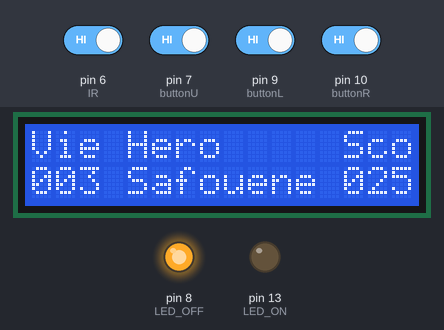
Bench run of a sketch on a simulated Arduino Uno, built with avr-gcc and run on an emulated ATmega328P. Parts: 16×2 character LCD, output pins drawn as LEDs (lit = HIGH). Inputs (shaded band) come from the test bench; at power-on: pin 6 (IR), pin 7 (buttonU), pin 9 (buttonL), pin 10 (buttonR) HIGH. What the sketch prints to the serial monitor is not drawn.

Above: at 1.2 s.
1.3 s: pin 6 (IR) driven LOW
At 3.7 s:
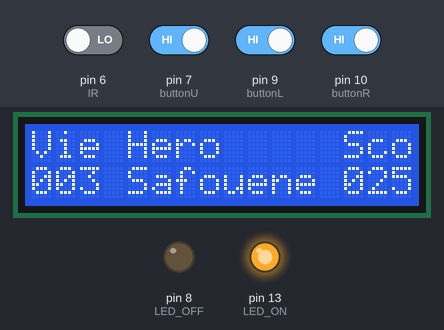
10.3 s: pin 6 (IR) driven HIGH
At 11.0 s:
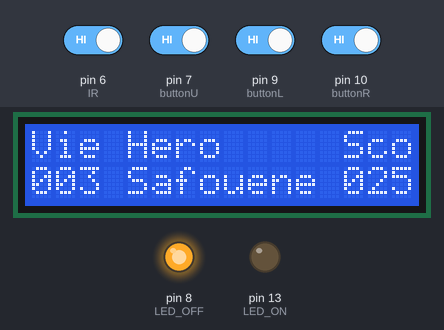
12.0 s: pin 6 (IR) driven LOW and pin 7 (buttonU) driven LOW and pin 9 (buttonL) driven LOW and pin 10 (buttonR) driven LOW
At 14.2 s:
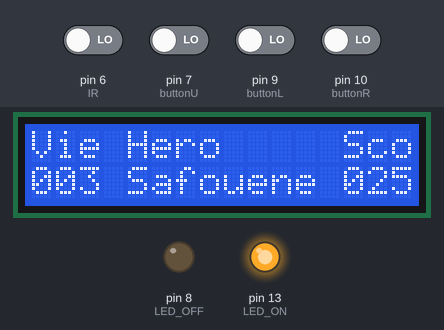
Timing chart, 0 to 15.7 s (numbered marks = the images above; inputs shaded):
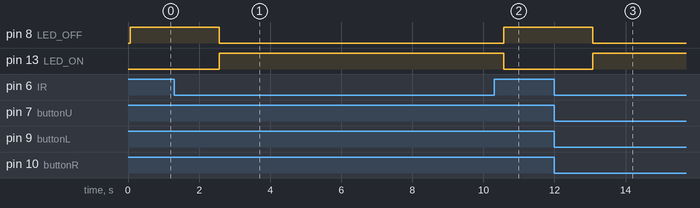

The sketch:

sketch_jun01alcd.ino
```cpp
#include <LiquidCrystal.h>
LiquidCrystal LCD (12,11, 5, 4, 3, 2);
int buttonU=7;
int buttonR=10;
int buttonL=9;
int LED_ON=13;
int LED_OFF=8;
int IR=6;
int IRETAT;

void setup()
{

pinMode(LED_ON,OUTPUT);
pinMode(IR,INPUT);
pinMode(LED_OFF,OUTPUT);
pinMode(buttonR,INPUT);
pinMode(buttonU,INPUT);
pinMode(buttonL,INPUT);
digitalWrite(buttonR,HIGH);
digitalWrite(buttonL,HIGH);
digitalWrite(buttonU,HIGH);

Serial.begin(9600);
LCD.begin(16,2);// init lcd
LCD.setCursor (0,0); //deplacer cursor
LCD.print("Vie Hero     Score \n");
LCD.setCursor (0,1);
LCD.print("003 Safouene 025");
}

void loop()
{
   static int up;
  static int droite;
  static int gauche;
  droite=digitalRead(buttonR);
  gauche=digitalRead(buttonL);
    up=digitalRead(buttonU);
  IRETAT=digitalRead(6);
if(IRETAT==0)
 {
   digitalWrite(LED_ON,HIGH);
   digitalWrite(LED_OFF,LOW);
 }
else
  {
 while (IRETAT!=0)
    {
      IRETAT=digitalRead(6);
    digitalWrite(LED_ON,LOW);
    digitalWrite(LED_OFF,HIGH);

    Serial.write(1);
    Serial.println("!!NO CARD!!/_______/Please Enter The Card");
    delay(500);

    }
  }


if (gauche==LOW && up==LOW )
{
    Serial.write(1);
    Serial.println("attack movement");
    delay(500);
     }
   else if (gauche==LOW)
   {
    Serial.write(2);
    Serial.println("Left movement");
    delay(500);
   }
    else if (droite==LOW)
   {
     Serial.write(1);
    Serial.println("Right movement");
    delay(500);

   }
    else if (up==LOW)
   {
     Serial.write(2);
    Serial.println("jump movement");
    delay(500);

   }
   else
   {
    Serial.write(0);
    Serial.println("No movement");
    delay(500);
   }


}
```

Measured:
- after the input at 1.3 s, pin 8 (LED_OFF): HIGH → LOW after 1.3 s; pin 13 (LED_ON): LOW → HIGH after 1.3 s
- after the input at 10.3 s, pin 8 (LED_OFF): LOW → HIGH after 0.27 s; pin 13 (LED_ON): HIGH → LOW after 0.27 s
- after the input at 12.0 s, pin 8 (LED_OFF): HIGH → LOW after 1.1 s; pin 13 (LED_ON): LOW → HIGH after 1.1 s
